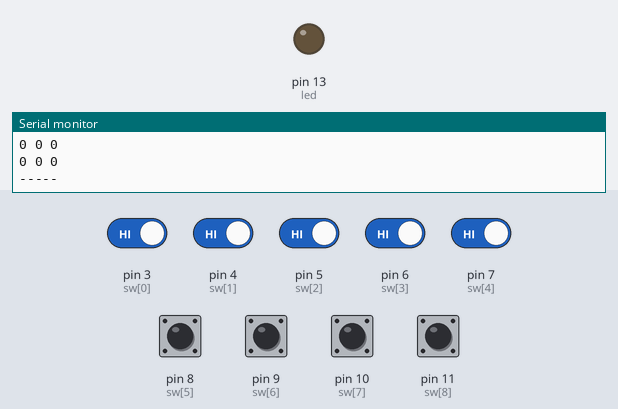
Recording of a sketch running on a simulated Arduino Uno, built with avr-gcc and run on an emulated ATmega328P. Shown: output pins drawn as LEDs (lit = HIGH), the last lines printed to the serial monitor. Dashed ring = blinking. The inputs (shaded band) are chosen by the test bench; at power-on: pin 3 (sw[0]), pin 4 (sw[1]), pin 5 (sw[2]), pin 6 (sw[3]), pin 7 (sw[4]), pin 8 (sw[5]), pin 9 (sw[6]), pin 10 (sw[7]), pin 11 (sw[8]) HIGH.

Above: at 1.2 s.
1.3 s: pin 3 (sw[0]) driven LOW and pin 4 (sw[1]) driven LOW and pin 5 (sw[2]) driven LOW and pin 6 (sw[3]) driven LOW and pin 7 (sw[4]) driven LOW
At 1.45 s:
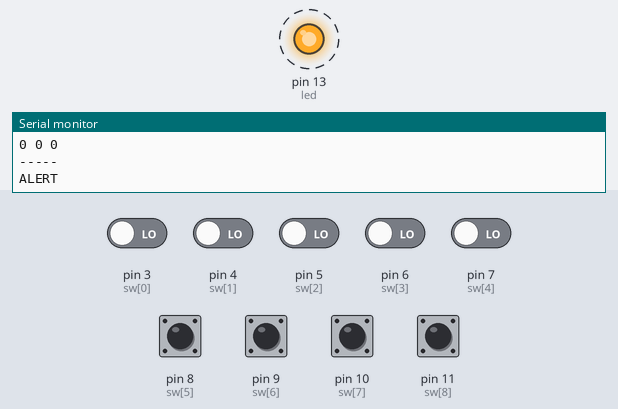
Timing chart, 0 to 10.3 s (numbered marks = the images above; inputs shaded):
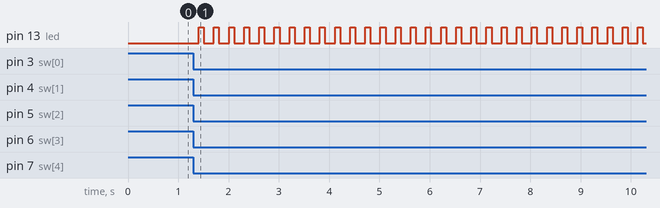

The sketch:

sep19_gamji.ino
```cpp
int sw[9]={3,4,5,6,7,8,9,10,11}, sws[9];
#define led 13
void setup() {
  Serial.begin(9600);
    pinMode(led, OUTPUT);
   for(int i=0;i<9;i++)
  pinMode(sw[i],INPUT_PULLUP);
}

void loop() {
   for(int i=0;i<9;i++){
      if(digitalRead(sw[i])==LOW) sws[i]=1;
      else sws[i]=0;}

    if(sws[0]+sws[1]+sws[2]+sws[3]+sws[4]+sws[5]+sws[6]+sws[7]+sws[8] >=4)
{

  Serial.println("ALERT");

  digitalWrite(led, HIGH);
  delay(100);
  digitalWrite(led, LOW);

}
for(int i = 0; i < 9; i++)
{
  Serial.print(sws[i]);
  Serial.print(" ");
  if(i % 3 == 2)
  {
    Serial.println();
  }
}
Serial.println();
Serial.println("-----");
delay(200);
}
```

Measured:
- after the input at 1.3 s, pin 13 (led): alternates HIGH for 0.10 s and LOW for 0.20 s, starting after 0.11 s
